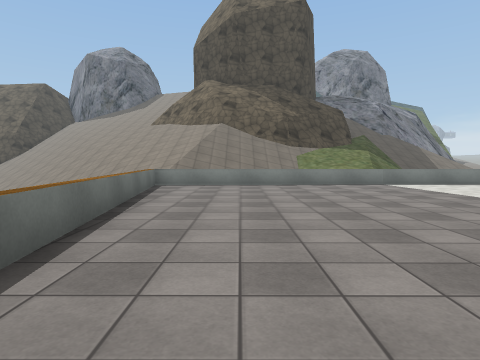
View 1 (above)

16 first-person views from a walk through a Unity game level. The camera is 1.3 m above the floor, tilts 2° down and sees 75° across. The floor is counted in squares, 2 m on a side. Each view is taken from the middle of a square. On the plan, view 1 faces up. The plan holds only what a view shows up to about 10 squares ahead; the rest is blank. The place goes on beyond the plan. Some surface patterns are stand-ins.

View 2
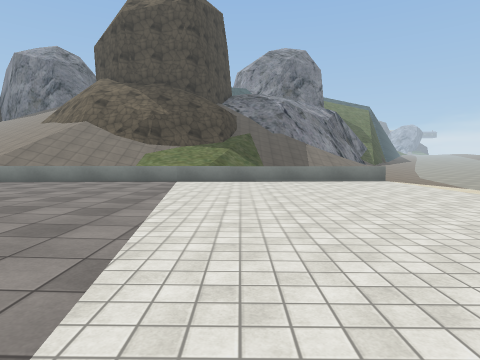

View 3
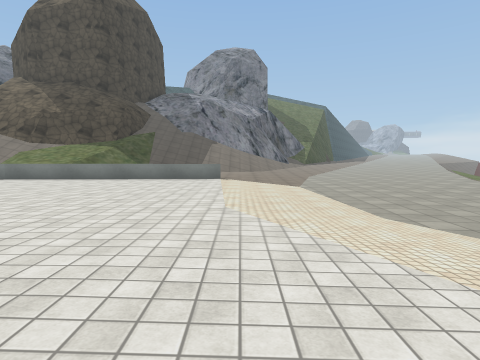

View 4
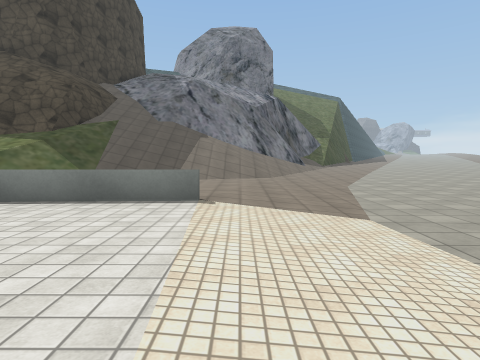

View 5
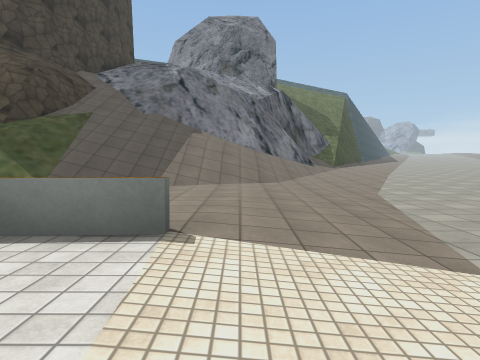

View 6
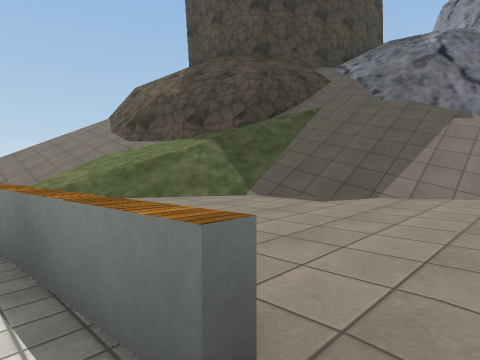

View 7
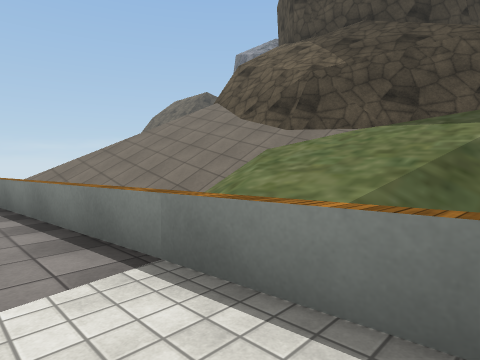

View 8
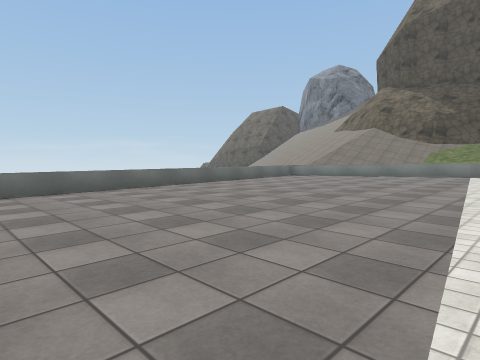

View 9
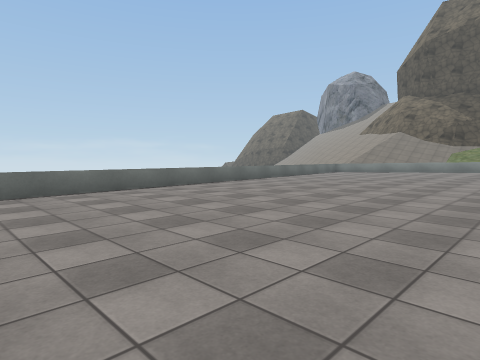

View 10
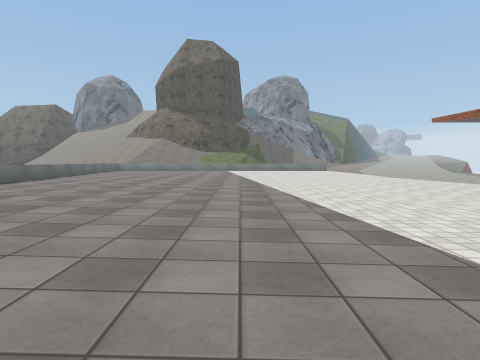

View 11
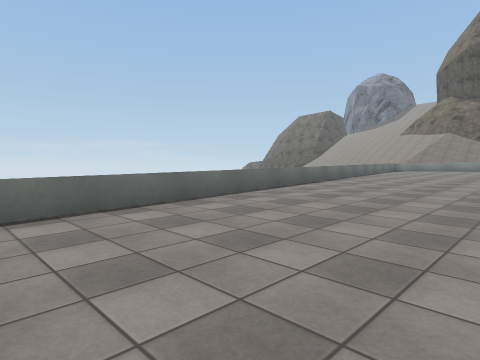

View 12
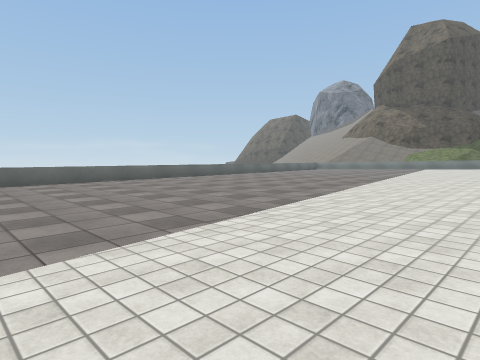

View 13
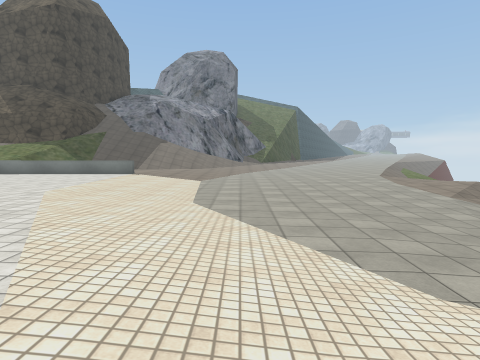

View 14
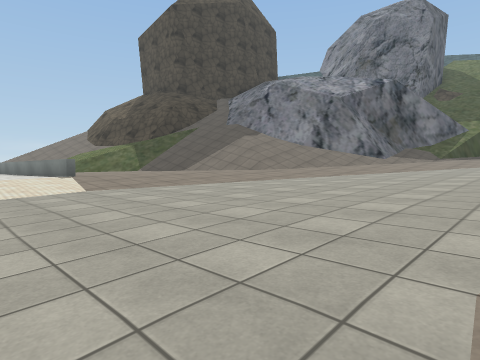

View 15
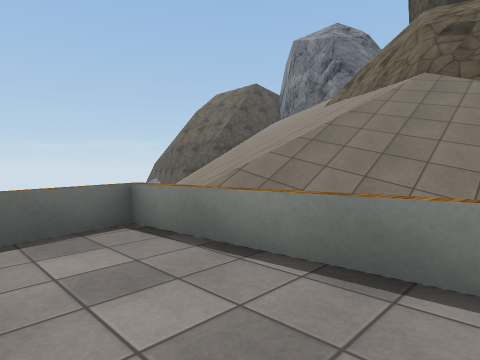

View 16
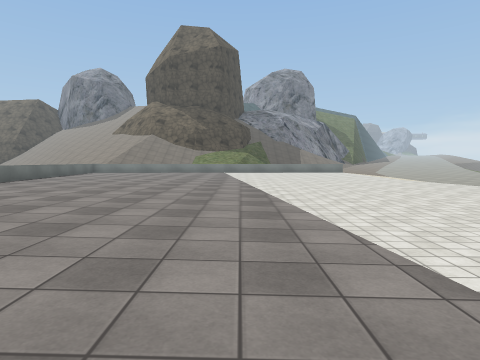

### Floor plan
Key: @ floor where view 1 was taken; # wall or solid block; . main floor; : floor 0.75 m higher than the main floor; - floor 0.75 m lower than the main floor; _ floor 1.5 m lower than the main floor; / step, stairs or slope; = window, fence, low wall or low ledge; ^ raised ledge; v drop or lower ground.
Columns run from 6 left of view 1 to 20 right of it. Each row starts with its distance up from view 1.
 17   #v////////////////:::::
 16   /#v//////#///////::...:
 15  ///#v////##//////::.....
 14 /////######/////:::......
 13 //////////////::::.......
 12 /////////////:::::.......
 11  ///////////.  ...........
 10   /////.      ............
  9     ^======^==^==..........
  8     =......................
  7     =...................../
  6     =..................----
  5     =................-----
  4     =...............-----
  3     =...............----
  2     #=..............---_
  1      ...............---
  0      =@.............--
 -1      =............. -
 -2      =............
 -3      =...........
 -4      =..........-
 -5      =.........-
 -6      #=......---
 -7       =....-----
 -8       =...------
 -9       =..-------
-10        .--------

Positions as (right, up) in squares from view 1, and headings:
1: (0, 0), facing up
2: (6, 0), facing up
3: (11, 0), facing up
4: (11, 5), facing up
5: (11, 7), facing up
6: (11, 9), facing up-left
7: (6, 8), facing up-left
8: (6, -3), facing up-left
9: (6, -7), facing up-left
10: (5, -10), facing up
11: (4, -10), facing up-left
12: (9, -10), facing up-left
13: (14, -1), facing up
14: (19, 7), facing up-left
15: (1, 7), facing up-left
16: (5, -7), facing up
